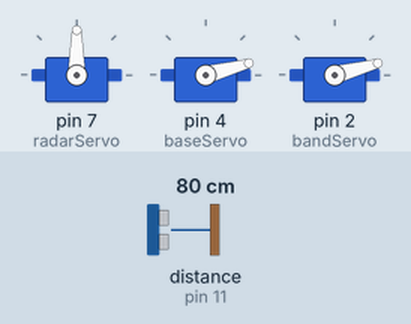
Simulated run of this sketch. Board: Arduino Uno, built with avr-gcc and run on an emulated ATmega328P. On the bench: 3 × servo. Wiring (inferred from the names in the program): ultrasonic range finder: trigger pin 10; echo pin 11. The test bench sets the inputs (shaded band); at power-on: distance to the obstacle (sensor on pin 11) 80 cm. The echo pulse lasts 58.3 µs per cm; what the sketch prints to the serial monitor is not drawn.

Above: at 10.01 s.
11.3 s: distance to the obstacle (sensor on pin 11) set to 9 cm
At 12.0 s:
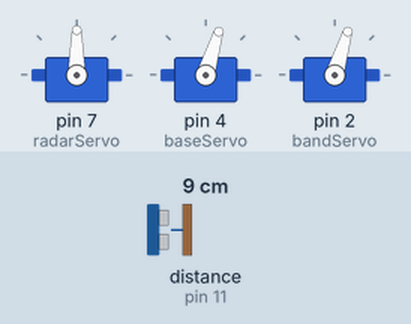
14.3 s: distance to the obstacle (sensor on pin 11) set to 2 cm
At 15.46 s:
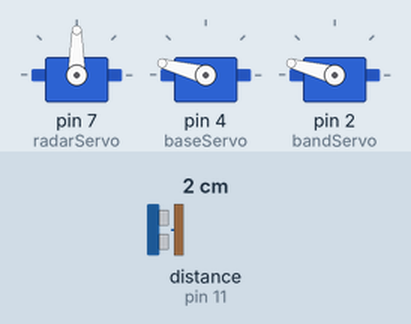
17.3 s: distance to the obstacle (sensor on pin 11) set to 250 cm
At 17.59 s:
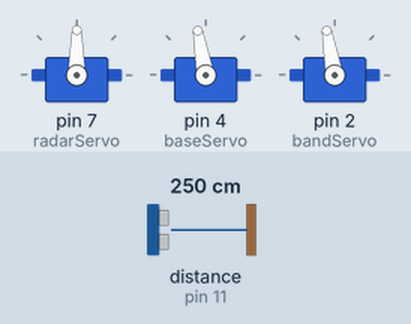
20.3 s: distance to the obstacle (sensor on pin 11) set to 4 cm
23.3 s: distance to the obstacle (sensor on pin 11) set to 8 cm
Timing chart, 0 to 27.3 s (numbered marks = the images above; inputs shaded):
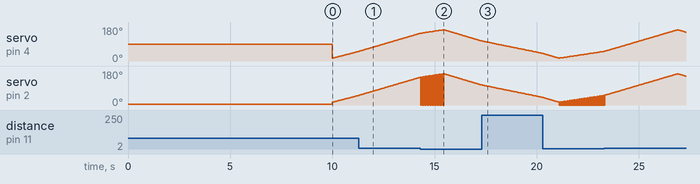

The sketch:

ar.ino
```cpp
// Includes the Servo library
#include <Servo.h>
// Defines Trig and Echo pins of the Ultrasonic Sensor
const int trigPin = 10;
const int echoPin = 11;
// Variables for the duration and the distance
long duration;
int distance;
Servo radarServo; // Creates a servo object for controlling the servo motor
Servo baseServo;
Servo bandServo;
void setup() {
  pinMode(trigPin, OUTPUT); // Sets the trigPin as an Output
  pinMode(echoPin, INPUT); // Sets the echoPin as an Input
  Serial.begin(9600);
  radarServo.attach(7); // Defines on which pin is the servo motor attached
  baseServo.attach(4);
  bandServo.attach(2);
  bandServo.write(5);
  delay(10000);
}


void loop() {
  // rotates the servo motor from 15 to 165 degrees
  for(int i=15;i<=165;i++){
  baseServo.write(i);
  bandServo.write(i);
  delay(30);
  distance = calculateDistance();// Calls a function for calculating the distance measured by the Ultrasonic sensor for each degree

  Serial.print(i); // Sends the current degree into the Serial Port
  Serial.print(","); // Sends addition character right next to the previous value needed later in the Processing IDE for indexing
  Serial.print(distance); // Sends the distance value into the Serial Port
  Serial.print("."); // Sends addition character right next to the previous value needed later in the Processing IDE for indexing
  if(distance <= 5){
    bandServo.write(-5);
    delay(30);
  }
  }

  // Repeats the previous lines from 165 to 15 degrees
  for(int i=165;i>15;i--){
  baseServo.write(i);
  bandServo.write(i);
  delay(30);
  distance = calculateDistance();
  Serial.print(i);
  Serial.print(",");
  Serial.print(distance);
  Serial.print(".");
  }
}
// Function for calculating the distance measured by the Ultrasonic sensor
int calculateDistance(){

  digitalWrite(trigPin, LOW);
  delayMicroseconds(2);
  // Sets the trigPin on HIGH state for 10 micro seconds
  digitalWrite(trigPin, HIGH);
  delayMicroseconds(10);
  digitalWrite(trigPin, LOW);
  duration = pulseIn(echoPin, HIGH); // Reads the echoPin, returns the sound wave travel time in microseconds
  distance= duration*0.034/2;
  return distance;
}
```

Measured:
- by itself, servo on pin 4 (baseServo): rises from 51° to 165° in 3.5 s, then falls to 153° in 0.41 s
- by itself, servo on pin 2 (bandServo): rises from 0° to 165° in 3.5 s, then falls to 153° in 0.41 s
